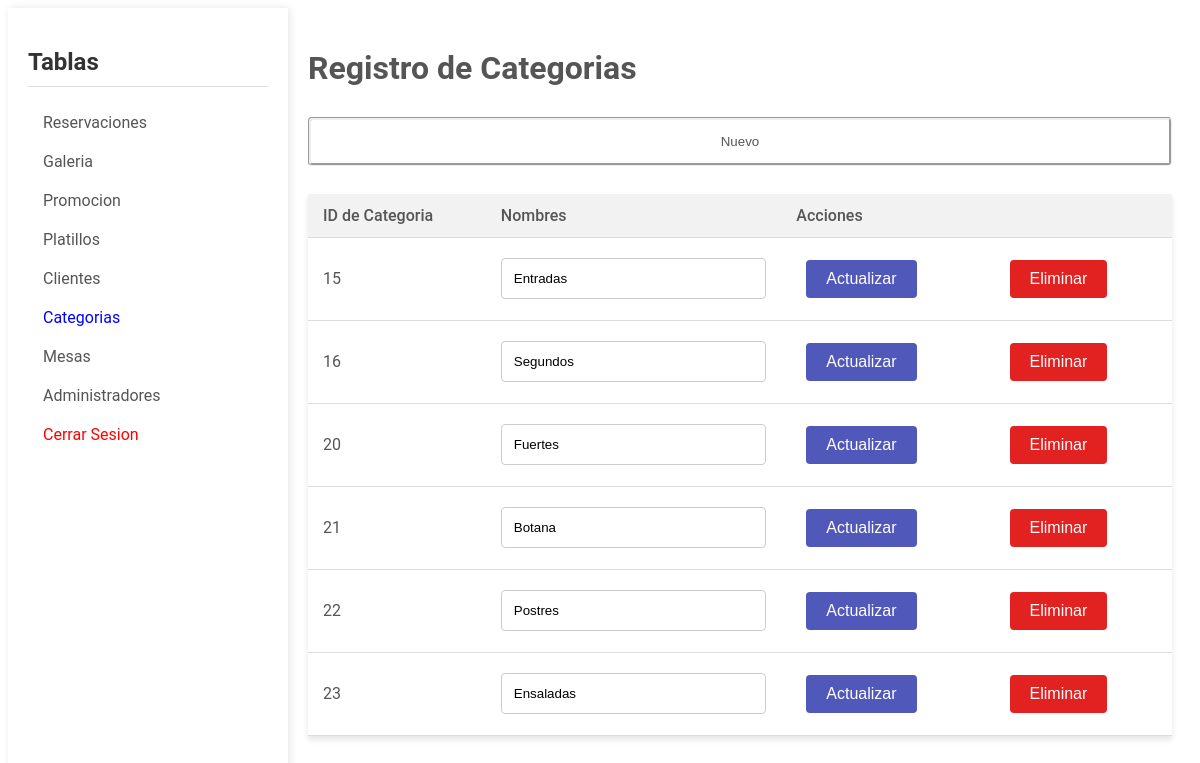
Screenshot of /admCategoria.php (signed in) with the database file from the repository.
### tables this page shows
CREATE TABLE `categoria` (
  `idCategoria` int NOT NULL,
  `nombre` varchar(50) DEFAULT NULL
);

### dao/Database.php (called while the page is built, shortened)
<?php
class Database
{
    private static $instance = null;
    private function __construct()
    {
        $dsn = 'mysql:host=localhost;dbname=higal';
        $username = 'esteban';
        $password = '@Database23';
        $options = [
            PDO::ATTR_PERSISTENT => true,
            PDO::ATTR_ERRMODE => PDO::ERRMODE_EXCEPTION
        ];
        try {
            $this->pdo = new PDO($dsn, $username, $password, $options);
        } catch (PDOException $e) {
            echo 'Connection failed: ' . $e->getMessage();
        }
    }
    public static function getInstance()
    {
        if (self::$instance === null) {
            self::$instance = new Database();
        }
        return self::$instance->pdo;
    }
}

### dao/categoriaDAO.php (called while the page is built, shortened)
<?php
require_once 'Database.php';
class CategoriaDAO
{
    private $pdo;
    public function __construct()
    {
        $this->pdo = Database::getInstance();
    }
    public function obtenerCategorias()
    {
        try {
            $sql = "SELECT * FROM categoria";
            $stmt = $this->pdo->prepare($sql);
            $stmt->execute();
            $datos = $stmt->fetchAll(PDO::FETCH_ASSOC);
            return $datos;
        } catch (PDOException $e) {
            echo "Error: " . $e->getMessage();
            return false;
        }
    }
}

### admCategoria.php (the view, shortened to what this page needs)
<?php
include 'dao/categoriaDAO.php';
?>
<!DOCTYPE html>
<html lang="es">
<head>
    <link rel="stylesheet" href="assets/css/adminPanel.css">
</head>
<body>
    <div class="container">
        <aside class="sidebar">
            <h2>Tablas</h2>
            <ul>
                <li><a href="admReservacion.php">Reservaciones</a></li>
                <li><a href="admGaleria.php">Galeria</a></li>
                <li><a href="admPromocion.php">Promocion</a></li>
                <li><a href="admPlatillo.php">Platillos</a></li>
                <li><a href="admCliente.php">Clientes</a></li>
                <li><a href="admCategoria.php" style="color:blue;">Categorias</a></li>
                <li><a href="admMesa.php">Mesas</a></li>
                <li><a href="admAdmin.php">Administradores</a></li>
                <li><a href="controller/sesionKiller.php" style="color:#ff0000;">Cerrar Sesion</a></li>
            </ul>
        </aside>
        <main class="content">
            <h1>Registro de Categorias</h1>
            <button onclick="mostrarFormulario()">Nuevo</button>
            <table>
                <thead>
                    <tr>
                        <th>ID de Categoria</th>
                        <th>Nombres</th>
                        <th>Acciones</th>
                        <th></th>
                    </tr>
                </thead>
                <tbody>
                    <?php
                    $categoriaDAO = new CategoriaDAO;
                    $datos = $categoriaDAO->obtenerCategorias();
                    if ($datos !== false && count($datos) > 0) {
                        foreach ($datos as $row) {
                            echo "
                        <tr>
                            <form action='controller/categoriaLogic.php' method='post'>
                                <td><input type='hidden' name='idCategoria' value='" . htmlspecialchars($row["idCategoria"]) . "'>
                                    " . htmlspecialchars($row["idCategoria"]) . "
                                </td>
                                <td><input type='text' name='nombre' value='" . htmlspecialchars($row["nombre"]) . "'></td>
                                <td>
                                    <input type='hidden' name='action' value='update'>
                                    <input type='submit' style='background-color: #5058ba; margin:10px; color: white; padding: 10px 20px; border: none; border-radius: 4px; cursor: pointer; font-size: 16px;' value='Actualizar'>
                                </td>
                            </form>
                            <td>
                                <form action='controller/categoriaLogic.php' method='post'>
                                    <input type='hidden' name='idCategoria' value='" . htmlspecialchars($row["idCategoria"]) . "'>
                                    <input type='hidden' name='action' value='delete'>
                                    <input type='submit' style='background-color: #e22121; margin:10px; color: white; padding: 10px 20px; border: none; border-radius: 4px; cursor: pointer; font-size: 16px;' value='Eliminar'>
                                </form>
                            </td>
                        </tr>";
                        }
                    } else {
                        echo "<tr><td colspan='5'>No se encontraron administradores.</td></tr>";
                    }
                    ?>
                </tbody>
            </table>
        </main>
    </div>
</body>
</html>

### assets/css/adminPanel.css (style rules this page uses)
body { font-family: 'Roboto', sans-serif; color: #555; }
.container { display: flex; }
.sidebar { width: 240px; height: 100vh; background-color: #ffffff; box-shadow: 2px 0 8px rgba(0,0,0,0.1); overflow-y: auto; padding: 20px; }
.sidebar h2 { font-size: 24px; color: #333; border-bottom: 1px solid #ddd; padding-bottom: 10px; margin-bottom: 10px; }
.sidebar ul { list-style: none; padding: 0px; }
.sidebar ul li a { display: block; padding: 10px 15px; text-decoration: none; color: #555; font-size: 16px; transition: background-color 0.3s; }
.content { flex-grow: 1; padding: 20px; }
table { width: 100%; border-collapse: collapse; background-color: #fff; box-shadow: 0 4px 6px rgba(0, 0, 0, 0.1); margin-top: 20px; }
th, td { text-align: left; align-content: left; padding: 12px 15px; border-bottom: 1px solid #ddd; }
th { background-color: #f2f2f2; font-weight: 500; color: #555; text-align: left; }
button { width: 100%; background-color: #FFFFFF; color: #555; padding: 14px 20px; margin: 8px 0; border: groove; border-radius: 4px; cursor: pointer; }
input[type="text"], input[type="email"], input[type="number"], input[type="datetime-local"], input[type="password"], textarea, select { width: 100%; padding: 12px; margin: 8px 0; display: inline-block; border: 1px solid #ccc; border-radius: 4px; box-sizing: border-box; }

### rows the page displays
categoria: idCategoria "15", nombre "Entradas"
categoria: idCategoria "16", nombre "Segundos"
categoria: idCategoria "20", nombre "Fuertes"
categoria: idCategoria "21", nombre "Botana"
categoria: idCategoria "22", nombre "Postres"
categoria: idCategoria "23", nombre "Ensaladas"
